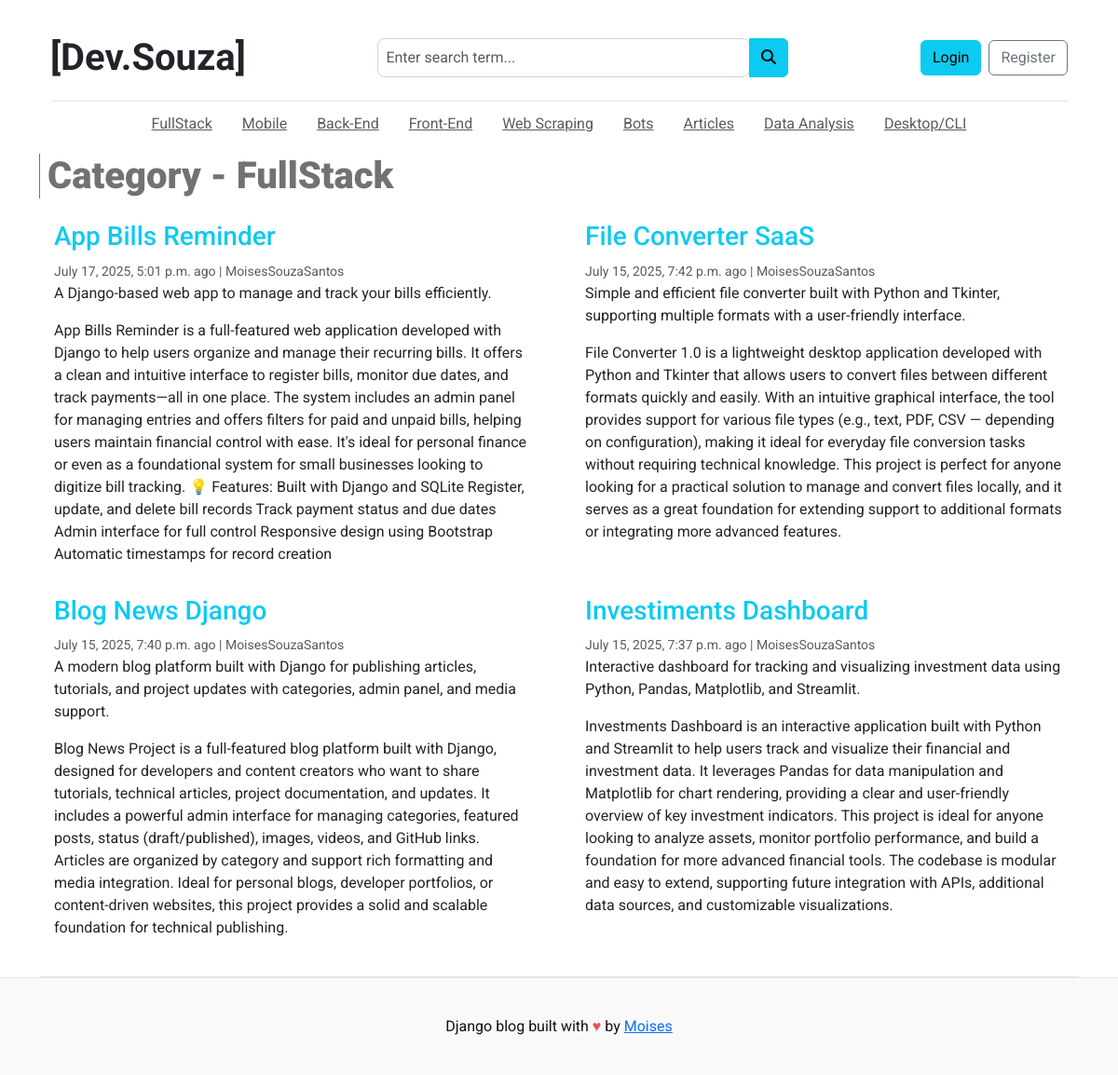
The app's page /category/2/ with its own data.
### blog_projects/models.py (models this page shows, shortened)
class Category(models.Model):
    category_name = models.CharField(max_length=100)
    updated_at = models.DateTimeField(auto_now=True)
    created_at = models.DateTimeField(auto_now_add=True)
    class Meta:
        verbose_name_plural = "categories"

class Blog(models.Model):
    title = models.CharField(max_length=200)
    slug = models.SlugField(max_length=200, unique=True)
    category = models.ForeignKey(Category, on_delete=models.CASCADE)
    author = models.ForeignKey(User, on_delete=models.CASCADE)
    technologies = models.CharField(max_length=200)
    video = models.FileField(upload_to='projects/videos/', blank=True, null=True)
    image = models.ImageField(upload_to='uploads/%Y/%m/%d')
    short_description = RichTextField()
    blog_body = RichTextField()
    status = models.CharField(max_length=20,choices=STATUS_CHOICES, default='Draft')
    url_demo_live = models.CharField(blank=True, null=True)
    url_github = models.URLField(max_length=255,blank=True, null=True)
    is_featured = models.BooleanField(default=False)
    created_at = models.DateTimeField(auto_now_add=True)
    updated_at = models.DateTimeField(auto_now=True)
    class Meta:
        verbose_name_plural = "blogs"
        ordering = ['-created_at']  # Order by creation date descending

### blog_projects/views.py (the view)
# urls.py: path('category/<int:category_id>/', views.posts_by_category, name='posts_by_category'),
def posts_by_category(request, category_id):
    categories = Category.objects.all()
    category = Category.objects.get(id=category_id)
    blogs = Blog.objects.filter(category=category, status='Published')
    context = {
        'blogs': blogs,
        'category': category.category_name,
        'categories': categories,
        'selected_category': category,
    }
    return render(request, 'posts_by_category.html', context)

### templates/posts_by_category.html (shortened to what this page needs)
{% extends "base.html" %}
{% load static %}
{% block content %}
<h1 class="container-container">Category - {{ category }}</h1>
<div class="row mb-2">
{% if blogs%}
  {% for post in blogs %}
    <div class="col-md-6">
      <div class="card border-0" >
        <div class="card-body">
          <a href="{% url 'post_detail' post.slug %}" style="text-decoration:none;"><h3 class="text-info">{{ post.title }}</h3></a>
          <small class="mb-1 text-muted">{{post.created_at}} ago | {{post.author}}</small>
          <p class="card-text">{{ post.short_description | safe }}</p>
          <p class="card-text">{{ post.blog_body | safe }}</p>
        </div>
      </div>
    </div>
  {% endfor %}
{% else %}
    <div class="col-md-12">
        <div class="alert alert-info" role="alert">
        No posts available in this category.
        </div>
    </div>
    {% endif %}
    </div>
</div>
{% endblock %}

### templates/base.html (shortened to what this page needs)
{% load static %}
<!DOCTYPE html>
<html lang="en">
<head>
  <link href="https://cdn.jsdelivr.net/npm/bootstrap@5.3.0/dist/css/bootstrap.min.css" rel="stylesheet">
  <link rel="stylesheet" href="https://cdnjs.cloudflare.com/ajax/libs/font-awesome/6.5.1/css/all.min.css">
  <link rel="stylesheet" href="https://cdn.jsdelivr.net/npm/bootstrap-icons@1.11.3/font/bootstrap-icons.css">
  <link rel="stylesheet" href="{% static 'css/style.css' %}?v=2">
</head>
<body>
    <div class="container">
      <header class="blog-header py-3">
        <div class="container">
  <header class="blog-header py-3">
    <div class="row flex-nowrap justify-content-between align-items-center">
      <div class="col-12 col-lg-auto text-center text-lg-start mb-3 mb-lg-0">
        <a class="fw-bold blog-header-logo text-dark" href="{% url 'home' %}" style="text-decoration:none;">[Dev.Souza]</a>
      </div>
      <div class="col-12 col-lg-5 mx-auto mb-3 mb-lg-0">
        <form action="{% url 'search' %}" method="GET">
          <div class="input-group">
            <input id="input" class="form-control" type="text" name="keyword" placeholder="Enter search term..." aria-label="Enter search term..." aria-describedby="button-search" value="{{ request.GET.keyword }}">
            <button type="submit" class="btn btn-info" id="button-search"><i class="fas fa-search"></i></button>
          </div>
        </form>
      </div>
      <div class="col-12 col-lg-auto d-flex justify-content-center justify-content-lg-end align-items-center">
        {% if not user.is_authenticated %}
          <a class="btn btn-info me-2" href="{% url 'login' %}">Login</a>
          <a class="btn btn-outline-secondary" href="{% url 'register' %}">Register</a>
        {% else %}
          <a class="btn btn-info me-2" href="{% url 'dashboard' %}">Dashboard</a>
          <a class="btn btn-outline-danger" href="{% url 'logout' %}">Logout</a>
        {% endif %}
      </div>
    </div>
  </header>
  <div class="nav-scroller py-1 mb-2">
    <nav class="nav d-flex">
      {% for cat in categories %}
      <a id="navbar" class="p-2 text-muted" href="{% url 'posts_by_category' cat.id %}">{{ cat.category_name }}</a>
      {% endfor %}
    </nav>
  </div>
</div>
{% block content %}
{% endblock %}
<footer id="blog-footer" class="blog-footer">
  <p>Django blog built with <span style="color: #e25555;">&hearts;</span> by <a href="https://github.com/LinuxEater" target="_blank">Moises</a></p>
</footer>
</body>
</html>

### static/css/style.css (style rules this page uses)
body { font-family: 'Roboto'!important; }
.blog-header { border-bottom: 1px solid #e5e5e5; }
.blog-header-logo { font-family: "Roboto", Georgia, "Times New Roman", serif; font-size: 2.50rem; }
h1, h2, h3, h4, h5, h6 { font-family: "Roboto", Georgia, "Times New Roman", serif; }
.blog-footer { padding: 2.5rem 0; color: #131212; text-align: center; background-color: #f9f9f9; border-top: .05rem solid #e5e5e5; }
.blog-footer p:last-child { margin-bottom: 0; }
.container-container,#posts-card { color: #727272; font-family: 'Roboto', sans-serif; font-weight: 1000; border-left: #727272 solid 0.1rem; padding-left: 0.5rem; }
#navbar { transition: all 0.5s ease-in-out; margin: 0 0.5rem; }
.nav-scroller .nav { justify-content: center; }
#input { border-radius: 0.5rem; border: 0.1rem solid #ced4da; padding: 0.5rem; }

### records on screen
Category: category_name "FullStack"
Category: category_name "Mobile"
Category: category_name "Back-End"
Category: category_name "Front-End"
Category: category_name "Web Scraping"
Category: category_name "Bots"
Category: category_name "Articles"
Category: category_name "Data Analysis"
Category: category_name "Desktop/CLI"
Blog: title "App Bills Reminder", created_at "July 17, 2025, 5:01 p.m.", author "MoisesSouzaSantos", short_description "A Django-based web app to manage and track your bills efficiently.", blog_body "App Bills Reminder is a full-featured web application developed with Django to help users organize and manage their recurring bills. It offers a clean and intuitive interface to register bills, monitor due dates, and track payments—all in one place. The system includes an admin panel for managing entries and offers filters for paid and unpaid bills, helping users maintain financial control with ease. It's ideal for personal finance or even as a foundational system for small businesses looking to digitize bill tracking. 💡 Features: Built with Django and SQLite Register, update, and delete bill records Track payment status and due dates Admin interface for full control Responsive design using…"
Blog: title "File Converter SaaS", created_at "July 15, 2025, 7:42 p.m.", author "MoisesSouzaSantos", short_description "Simple and efficient file converter built with Python and Tkinter, supporting multiple formats with a user-friendly interface.", blog_body "File Converter 1.0 is a lightweight desktop application developed with Python and Tkinter that allows users to convert files between different formats quickly and easily. With an intuitive graphical interface, the tool provides support for various file types (e.g., text, PDF, CSV — depending on configuration), making it ideal for everyday file conversion tasks without requiring technical knowledge. This project is perfect for anyone looking for a practical solution to manage and convert files locally, and it serves as a great foundation for extending support to additional formats or integrating more advanced features."
Blog: title "Blog News Django", created_at "July 15, 2025, 7:40 p.m.", author "MoisesSouzaSantos", short_description "A modern blog platform built with Django for publishing articles, tutorials, and project updates with categories, admin panel, and media support.", blog_body "Blog News Project is a full-featured blog platform built with Django, designed for developers and content creators who want to share tutorials, technical articles, project documentation, and updates. It includes a powerful admin interface for managing categories, featured posts, status (draft/published), images, videos, and GitHub links. Articles are organized by category and support rich formatting and media integration. Ideal for personal blogs, developer portfolios, or content-driven websites, this project provides a solid and scalable foundation for technical publishing."
Blog: title "Investiments Dashboard", created_at "July 15, 2025, 7:37 p.m.", author "MoisesSouzaSantos", short_description "Interactive dashboard for tracking and visualizing investment data using Python, Pandas, Matplotlib, and Streamlit.", blog_body "Investments Dashboard is an interactive application built with Python and Streamlit to help users track and visualize their financial and investment data. It leverages Pandas for data manipulation and Matplotlib for chart rendering, providing a clear and user-friendly overview of key investment indicators. This project is ideal for anyone looking to analyze assets, monitor portfolio performance, and build a foundation for more advanced financial tools. The codebase is modular and easy to extend, supporting future integration with APIs, additional data sources, and customizable visualizations."
